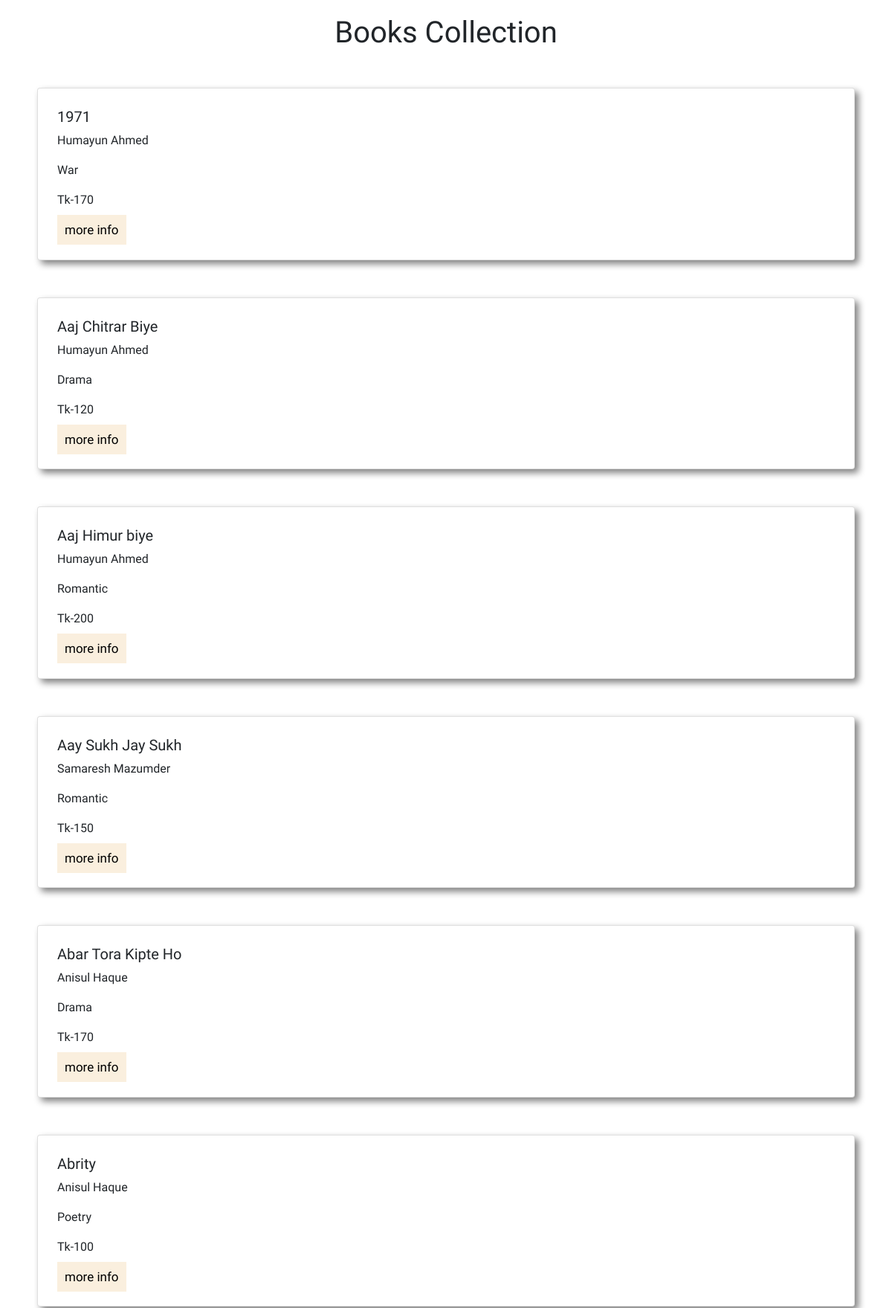
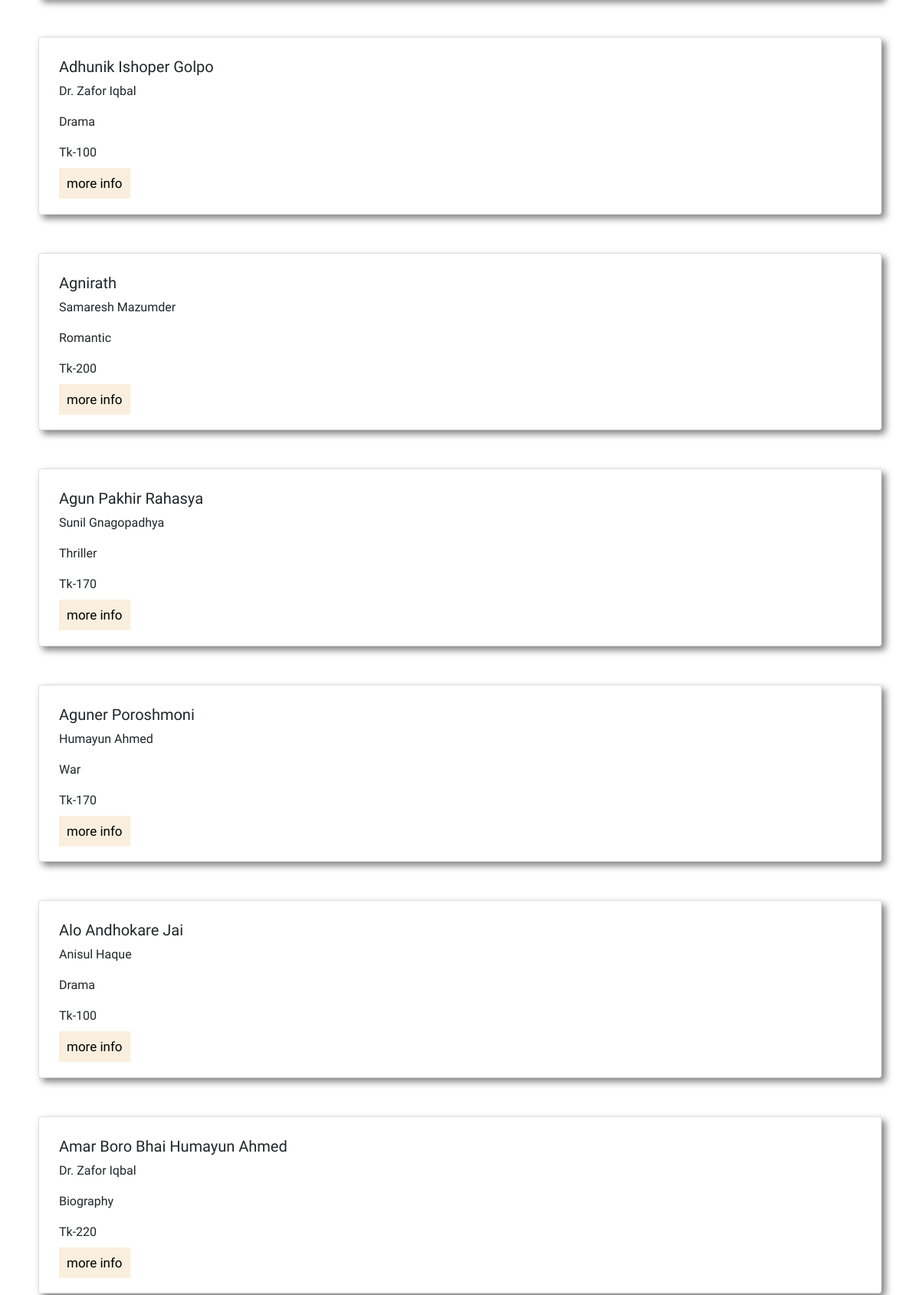
The app's page /files/books.php (upper part) with its own data (2 pictures, top to bottom).
### tables this page shows
CREATE TABLE `book` (
  `ISBN` int(30) NOT NULL,
  `title` varchar(100) DEFAULT NULL,
  `author_name` varchar(50) DEFAULT NULL,
  `publication_id` int(10) DEFAULT NULL,
  `price` int(10) DEFAULT NULL,
  `genre` varchar(30) DEFAULT NULL,
  `pdf` varchar(10) DEFAULT NULL,
  `rating` decimal(3,1) DEFAULT NULL,
  `used` varchar(20) DEFAULT NULL,
  `offer` varchar(20) DEFAULT NULL,
  `year` date DEFAULT NULL
);

### files/books.php (the view, shortened to what this page needs)
<!DOCTYPE html>
<html lang="en">
<head>
    <link href="https://cdn.jsdelivr.net/npm/bootstrap@5.0.2/dist/css/bootstrap.min.css" rel="stylesheet">
    <link rel="stylesheet" href="../css/books.css">
</head>
<body>
<?php
$db = mysqli_connect("localhost", "root", "", "readersden");
$sql = "SELECT title, author_name, genre, price FROM book ORDER BY title ASC";
$result = mysqli_query($db, $sql);
?>
    <h1 class="text-center">Books Collection</h1>
    <?php
          if (mysqli_num_rows($result)>0) {
          while ($row= mysqli_fetch_assoc($result)) {
    ?>
    <div class="card books">
        <div class="card-body">
          <h5 class="card-title"> <?php echo $row['title']; ?> </h5>
          <p class="card-text"> <?php echo $row['author_name']; ?> </p>
          <p class="card-text"> <?php echo $row['genre']; ?> </p>
          <p class="card-text"> <?php echo "Tk-".$row['price']; ?> </p>
          <a href="#" class="button">more info</a>
        </div>
      </div>
      <?php
  }
} else {
  echo "0 results";
}
?>
</body>
</html>

### css/books.css (style rules this page uses)
body { font-family: 'Oswald', sans-serif; }
.books { margin: 50px; padding: 10px; box-shadow: gray 5px 5px 10px; }
h1 { padding-top: 20px; }
.button { margin: 10px 0; padding: 10px; border: none; outline: none; cursor: pointer; font-size: 17px; width: 80%; background-color: #f8e9d2b9; text-decoration: none; color: black; }

### records on screen
book: title "1971", author_name "Humayun Ahmed", genre "War", price "170"
book: title "Aaj Chitrar Biye", author_name "Humayun Ahmed", genre "Drama", price "120"
book: title "Aaj Himur biye", author_name "Humayun Ahmed", genre "Romantic", price "200"
book: title "Aay Sukh Jay Sukh", author_name "Samaresh Mazumder", genre "Romantic", price "150"
book: title "Abar Tora Kipte Ho", author_name "Anisul Haque", genre "Drama", price "170"
book: title "Abrity", author_name "Anisul Haque", genre "Poetry", price "100"
book: title "Adhunik Ishoper Golpo", author_name "Dr. Zafor Iqbal", genre "Drama", price "100"
book: title "Agnirath", author_name "Samaresh Mazumder", genre "Romantic", price "200"
book: title "Agun Pakhir Rahasya", author_name "Sunil Gnagopadhya", genre "Thriller", price "170"
book: title "Aguner Poroshmoni", author_name "Humayun Ahmed", genre "War", price "170"
book: title "Alo Andhokare Jai", author_name "Anisul Haque", genre "Drama", price "100"
book: title "Amar Boro Bhai Humayun Ahmed", author_name "Dr. Zafor Iqbal", genre "Biography", price "220"
